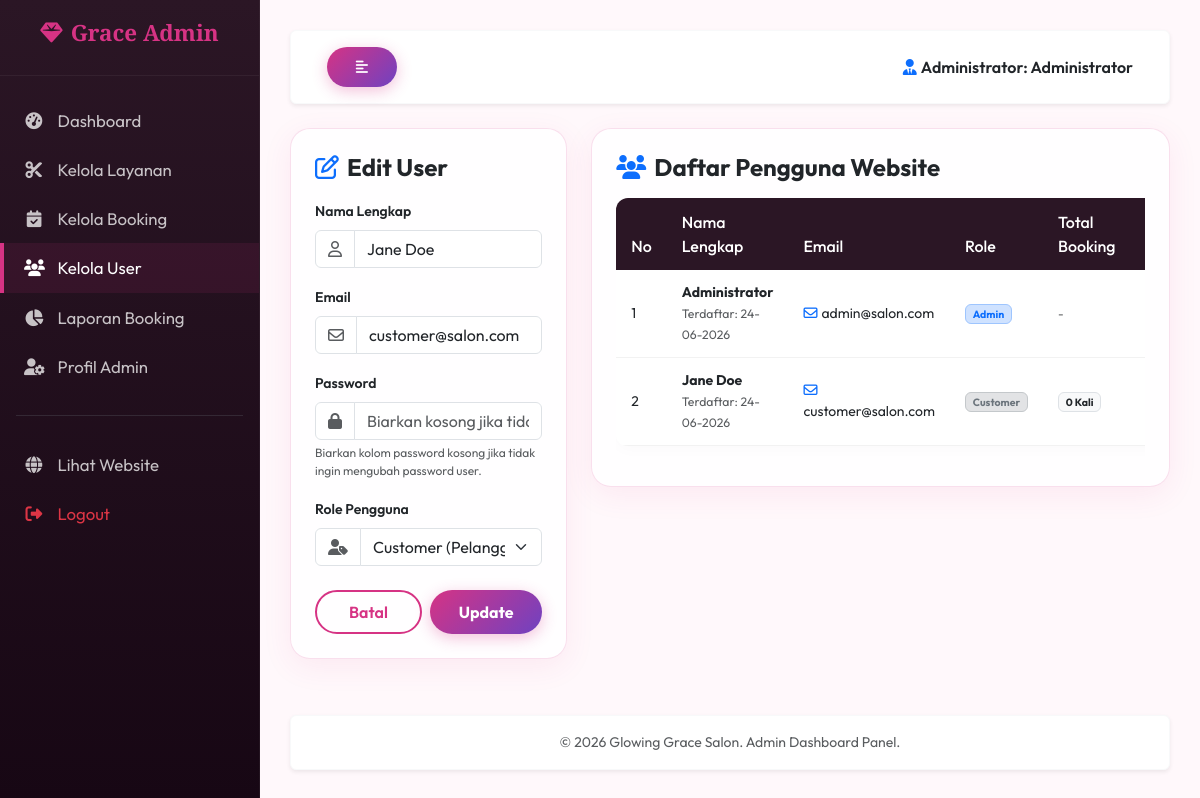
/admin/users.php?edit=2 (signed in), run on the app's committed database.
### tables this page shows
CREATE TABLE IF NOT EXISTS `users` (
  `id` INT AUTO_INCREMENT PRIMARY KEY,
  `nama` VARCHAR(100) NOT NULL,
  `email` VARCHAR(100) NOT NULL UNIQUE,
  `password` VARCHAR(255) NOT NULL,
  `role` ENUM('admin', 'customer') DEFAULT 'customer',
  `created_at` TIMESTAMP DEFAULT CURRENT_TIMESTAMP
);

### admin/users.php (the view, shortened to what this page needs)
<?php
require_once '../config/database.php';
include '../templates/admin_header.php';
$edit_mode = false;
$user_to_edit = null;
if (isset($_GET['edit']) && intval($_GET['edit']) > 0) {
    $edit_id = intval($_GET['edit']);
    $stmt = $pdo->prepare("SELECT * FROM users WHERE id = ?");
    $stmt->execute([$edit_id]);
    $user_to_edit = $stmt->fetch();
    if ($user_to_edit) {
        $edit_mode = true;
    }
}
try {
    $stmt = $pdo->query("
        SELECT u.id, u.nama, u.email, u.role, u.created_at, COUNT(b.id) AS total_booking
        FROM users u
        LEFT JOIN booking b ON u.id = b.user_id
        GROUP BY u.id
        ORDER BY u.role ASC, u.created_at DESC
    ");
    $users = $stmt->fetchAll();
} catch (PDOException $e) {
    $users = [];
    $error = 'Gagal mengambil data user: ' . $e->getMessage();
}
?>
<div class="row">
    <div class="col-lg-4 mb-4 font-outfit">
        <div class="card card-salon p-4">
            <h4 class="mb-3 font-outfit text-dark">
                <?= $edit_mode ? '<i class="fa-regular fa-pen-to-square text-primary me-2"></i>Edit User' : '<i class="fa-solid fa-plus text-primary me-2"></i>Tambah User'; ?>
            </h4>
            <form action="users.php" method="POST">
                <div class="mb-3">
                    <label for="nama" class="form-label small fw-semibold">Nama Lengkap</label>
                    <div class="input-group">
                        <span class="input-group-text bg-white"><i class="fa-regular fa-user text-muted"></i></span>
                        <input type="text" class="form-control" id="nama" name="nama"
                               value="<?= $edit_mode ? htmlspecialchars($user_to_edit['nama']) : ''; ?>"
                               placeholder="Nama Lengkap" required>
                    </div>
                </div>
                <div class="mb-3">
                    <label for="email" class="form-label small fw-semibold">Email</label>
                    <div class="input-group">
                        <span class="input-group-text bg-white"><i class="fa-regular fa-envelope text-muted"></i></span>
                        <input type="email" class="form-control" id="email" name="email"
                               value="<?= $edit_mode ? htmlspecialchars($user_to_edit['email']) : ''; ?>"
                               placeholder="nama@email.com" required>
                    </div>
                </div>
                <div class="mb-3">
                    <label for="password" class="form-label small fw-semibold">Password</label>
                    <div class="input-group">
                        <span class="input-group-text bg-white"><i class="fa-solid fa-lock text-muted"></i></span>
                        <input type="password" class="form-control" id="password" name="password"
                               placeholder="<?= $edit_mode ? 'Biarkan kosong jika tidak diubah' : 'Minimal 6 karakter'; ?>"
                               <?= $edit_mode ? '' : 'required'; ?>>
                    </div>
                    <?php if ($edit_mode): ?>
                        <div class="form-text text-muted small" style="font-size: 0.75rem;">Biarkan kolom password kosong jika tidak ingin mengubah password user.</div>
                    <?php endif; ?>
                </div>
                <div class="mb-4">
                    <label for="role" class="form-label small fw-semibold">Role Pengguna</label>
                    <div class="input-group">
                        <span class="input-group-text bg-white"><i class="fa-solid fa-user-tag text-muted"></i></span>
                        <select class="form-select" id="role" name="role" required>
                            <option value="customer" <?= $edit_mode && $user_to_edit['role'] === 'customer' ? 'selected' : ''; ?>>Customer (Pelanggan)</option>
                        </select>
                    </div>
                </div>
                <div class="d-flex gap-2">
                    <?php if ($edit_mode): ?>
                        <a href="users.php" class="btn btn-salon-outline w-50 py-2 fw-semibold">Batal</a>
                        <button type="submit" class="btn btn-salon w-50 py-2 fw-bold">Update</button>
                    <?php else: ?>
                        <button type="submit" class="btn btn-salon w-100 py-2 fw-bold">Simpan User</button>
                    <?php endif; ?>
                </div>
            </form>
        </div>
    </div>
    <div class="col-lg-8 mb-4">
        <div class="card card-salon p-4">
            <div class="d-flex justify-content-between align-items-center mb-3">
                <h4 class="mb-0 font-outfit text-dark"><i class="fa-solid fa-users text-primary me-2"></i>Daftar Pengguna Website</h4>
            </div>
            <?php if (empty($users)): ?>
                <div class="text-center py-5 text-muted">
                    <p class="mb-0">Belum ada user terdaftar.</p>
                </div>
            <?php else: ?>
                <div class="table-responsive">
                    <table class="table table-salon align-middle">
                        <thead>
                            <tr>
                                <th>No</th>
                                <th>Nama Lengkap</th>
                                <th>Email</th>
                                <th>Role</th>
                                <th>Total Booking</th>
                                <th class="text-center">Aksi</th>
                            </tr>
                        </thead>
                        <tbody>
                            <?php $no = 1; foreach ($users as $u): ?>
                                <?php
                                $role_badge = '';
                                if ($u['role'] === 'admin') {
                                    $role_badge = 'badge bg-primary-subtle text-primary border border-primary-subtle';
                                } else {
                                    $role_badge = 'badge bg-secondary-subtle text-secondary border border-secondary-subtle';
                                }
                                ?>
                                <tr class="small">
                                    <td><?= $no++; ?></td>
                                    <td>
                                        <div class="fw-bold text-dark"><?= htmlspecialchars($u['nama']); ?></div>
                                        <small class="text-muted font-outfit">Terdaftar: <?= date('d-m-Y', strtotime($u['created_at'])); ?></small>
                                    </td>
                                    <td>
                                        <span class="font-outfit"><i class="fa-regular fa-envelope me-1 text-primary"></i><?= htmlspecialchars($u['email']); ?></span>
                                    </td>
                                    <td>
                                        <span class="font-outfit <?= $role_badge; ?>"><?= ucfirst($u['role']); ?></span>
                                    </td>
                                    <td>
                                        <?php if ($u['role'] === 'customer'): ?>
                                            <span class="badge bg-light text-dark font-outfit border">
                                                <?= $u['total_booking']; ?> Kali
                                            </span>
                                        <?php else: ?>
                                            <span class="text-muted italic small">-</span>
                                        <?php endif; ?>
                                    </td>
                                    <td class="text-center">
                                    </td>
                                </tr>
                            <?php endforeach; ?>
                        </tbody>
                    </table>
                </div>
            <?php endif; ?>
        </div>
    </div>
</div>
<?php include '../templates/admin_footer.php'; ?>

### assets/css/style.css (style rules this page uses)
:root { --primary-color: #d63384; --secondary-color: #6f42c1; --accent-color: #fd7e14; --bg-light: #fff8fb; --dark-color: #2b1625; --card-shadow: 0 8px 30px rgba(214, 51, 132, 0.08); --glass-bg: rgba(255, 255, 255, 0.85); --glass-border: rgba(214, 51, 132, 0.15); --transition: all 0.3s cubic-bezier(0.4, 0, 0.2, 1); }
body { background-color: var(--bg-light); color: var(--dark-color); font-family: 'Outfit', 'Inter', -apple-system, BlinkMacSystemFont, "Segoe UI", Roboto, sans-serif; min-height: 100vh; display: flex; flex-direction: column; }
h1, h2, h3, h4, h5, h6 { font-family: 'Playfair Display', serif; font-weight: 700; }
.font-outfit { font-family: 'Outfit', sans-serif; }
.btn-salon { background: linear-gradient(135deg, var(--primary-color) 0%, var(--secondary-color) 100%); color: white; border: none; border-radius: 30px; padding: 0.6rem 1.8rem; font-weight: 600; box-shadow: 0 4px 15px rgba(214, 51, 132, 0.3); transition: var(--transition); }
.btn-salon-outline { background: transparent; color: var(--primary-color); border: 2px solid var(--primary-color); border-radius: 30px; padding: 0.5rem 1.8rem; font-weight: 600; transition: var(--transition); }
.card-salon { background: var(--glass-bg); backdrop-filter: blur(8px); border: 1px solid var(--glass-border); border-radius: 20px; box-shadow: var(--card-shadow); transition: var(--transition); overflow: hidden; }
.table-salon { background: white; border-radius: 12px; overflow: hidden; box-shadow: 0 4px 15px rgba(0,0,0,0.02); }
.table-salon th { background-color: var(--dark-color); color: white; font-family: 'Outfit', sans-serif; font-weight: 500; border: none; padding: 12px 15px; }
.table-salon td { padding: 12px 15px; vertical-align: middle; border-bottom: 1px solid rgba(0,0,0,0.05); }

### data on the page
users: nama "Jane Doe", email "customer@salon.com", role "Customer (Pelanggan)", created_at "24-06-2026", role "Customer", total_booking "0"
users: nama "Administrator", created_at "24-06-2026", email "admin@salon.com", role "Admin"

### other printed values
$_SESSION['nama'] "Administrator"
